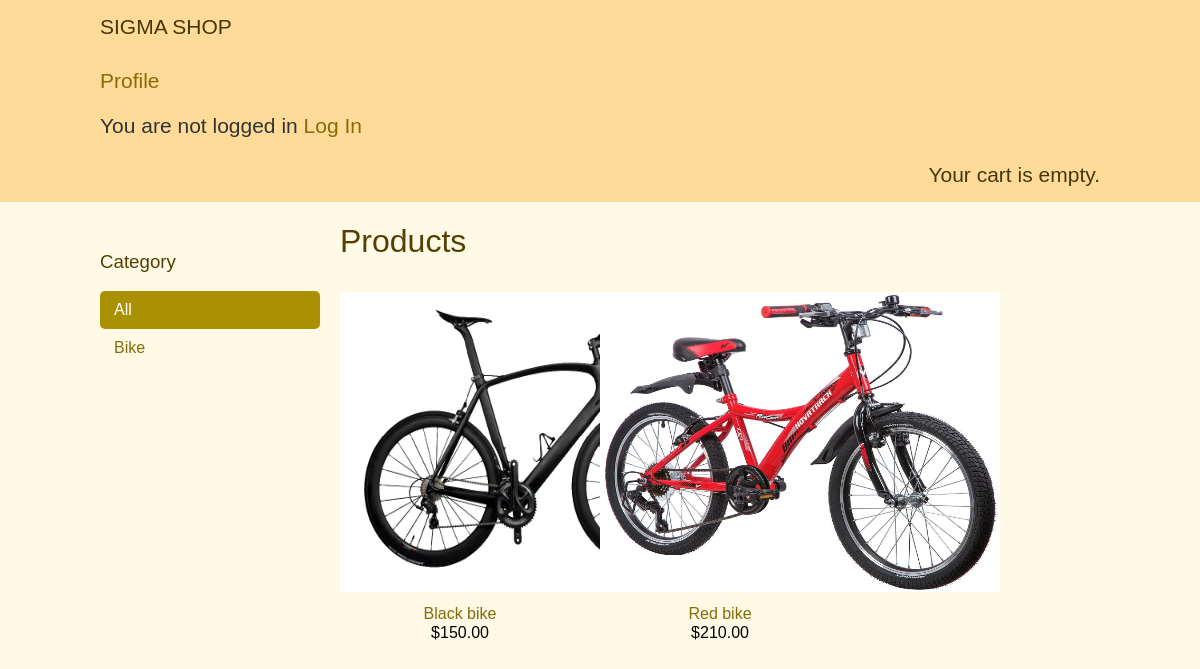
The page / on the database its author committed.
### shop/models.py (models this page shows, shortened)
class Category(models.Model):
    name = models.CharField(max_length=100, db_index=True)
    slug = models.SlugField(max_length=100, unique=True)
    class Meta:
        ordering = ('name',)
        verbose_name = 'Category'
        verbose_name_plural = 'Categories'
    def get_absolute_url(self):
        return reverse('shop:product_list_by_category', args=[self.slug])

class Product(models.Model):
    category = models.ForeignKey(Category,
                                 related_name='products',
                                 on_delete=models.CASCADE)
    name = models.CharField(max_length=150, db_index=True, verbose_name='Name')
    slug = models.CharField(max_length=150, db_index=True, unique=True, default=uuid.uuid4, verbose_name='Link')
    image = models.ImageField(upload_to=' shop/static/shop/img/product/%Y/%m/%d', blank=True)
    description = models.TextField(max_length=1000, blank=True, verbose_name='Description')
    price = models.DecimalField(max_digits=10, decimal_places=2, verbose_name='Price', default=0.00)
    available = models.BooleanField(default=True, verbose_name='Availability')
    created = models.DateTimeField(default=timezone.now, verbose_name='Uploaded')
    uploaded = models.DateTimeField(auto_now=True, verbose_name='Edited')
    class Meta:
        ordering = ('name',)
        verbose_name = 'Product'
        verbose_name_plural = 'Products'
        index_together = (('id', 'slug'), )
    def get_absolute_url(self):
        return reverse('shop:product_detail', args=[self.id, self.slug])

### shop/views.py (the view)
# urls.py: path('', views.product_list, name='product_list'),
def product_list(request, category_slug=None):
    category = None
    categories = Category.objects.all()
    products = Product.objects.filter(available=True)
    if category_slug:
        category = get_object_or_404(Category, slug=category_slug)
        products = products.filter(category=category)
    return render(request,
                  'shop/product/list.html',
                  {'category': category,
                   'categories': categories,
                   'products': products})

### cart/cart.py (called while the page is built)
    def __len__(self):
        return sum(item['quantity'] for item in self.cart.values())

### cart/context_processor.py (called while the page is built)
def cart(request):
    return {'cart':Cart(request)}

### shop/templates/shop/product/list.html (shortened to what this page needs)
{% extends "shop/base.html" %}
{% load static %}
{% block content %}
<div id="sidebar">
  <h3>Category</h3>
  <ul>
    <li {% if not category %}class="selected"{% endif %}>
      <a href="{% url 'shop:product_list' %}">All</a>
    </li>
    {% for c in categories %}
    <li {% if category.slug == c.slug %}class="selected"{% endif %}>
      <a href="{{ c.get_absolute_url }}">{{ c.name }}</a>
    </li>
    {% endfor %}
  </ul>
</div>
<div id="main" class="product-list">
  <h1>{% if category %}{{ category.name }}{% else %}Products{% endif %}</h1>
  {% for product in products %}
  <div class="item">
    <a href="{{ product.get_absolute_url }}">
      <img src="{% if product.image %}{{ product.image.url }}{%else %}{% static 'img/no_image.png' %}{% endif %}">
    </a>
    <a href="{{ product.get_absolute_url }}">{{ product.name }}</a>
    <br>
    ${{ product.price }}
  </div>
  {% endfor %}
</div>
{% endblock %}

### shop/static/css/base.css (style rules this page uses)
body { margin: 0; padding: 0; font-family: 'Arial', sans-serif; background: #fff9e5; }
h1, h2, h3, h4, h5, h6 { font-family: 'Arial', sans-serif; font-weight: normal; color: hsl(45, 93%, 17%); }
a { text-decoration: none; color: hwb(48 4% 48%); }
#sidebar { width: 220px; padding: 30px 20px 0 0; float: left; }
#sidebar ul { margin: 0; padding: 0; }
#sidebar ul li { margin: 0; list-style: none; padding: 10px 14px; }
#sidebar ul li a { display: block; }
#sidebar ul li.selected { background: #aa9104; border-radius: 5px; }
#sidebar ul li.selected a { color: #fff; }
#main { float: left; width: 96%; margin-right: -220px; overflow: hidden; }
.product-list .item { width: 25%; padding: 10px 20px 10px 0; float: left; text-align: center; line-height: 1.2; }
.product-list .item img { width: 400px; height: 300px; margin-bottom: 8px; }

### rows shown on the page
Category: name "Bike"
Product: image (picture), name "Black bike", price "150.00"
Product: image (picture), name "Red bike", price "210.00"
